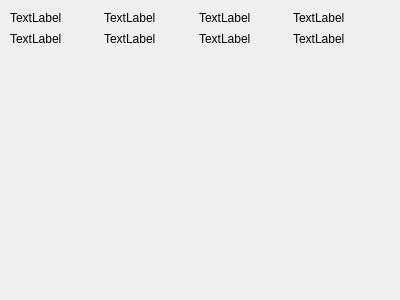
<?xml version="1.0" encoding="UTF-8"?>
<ui version="4.0">
 <class>comp_window</class>
 <widget class="QWidget" name="comp_window">
  <property name="geometry">
   <rect>
    <x>0</x>
    <y>0</y>
    <width>400</width>
    <height>300</height>
   </rect>
  </property>
  <property name="windowTitle">
   <string>Form</string>
  </property>
  <widget class="QWidget" name="">
   <property name="geometry">
    <rect>
     <x>10</x>
     <y>10</y>
     <width>371</width>
     <height>36</height>
    </rect>
   </property>
   <layout class="QGridLayout" name="gridLayout">
    <item row="0" column="0">
     <widget class="QLabel" name="label">
      <property name="text">
       <string>TextLabel</string>
      </property>
     </widget>
    </item>
    <item row="0" column="1">
     <widget class="QLabel" name="label_2">
      <property name="text">
       <string>TextLabel</string>
      </property>
     </widget>
    </item>
    <item row="0" column="2">
     <widget class="QLabel" name="label_3">
      <property name="text">
       <string>TextLabel</string>
      </property>
     </widget>
    </item>
    <item row="0" column="3">
     <widget class="QLabel" name="label_4">
      <property name="text">
       <string>TextLabel</string>
      </property>
     </widget>
    </item>
    <item row="1" column="0">
     <widget class="QLabel" name="label_5">
      <property name="text">
       <string>TextLabel</string>
      </property>
     </widget>
    </item>
    <item row="1" column="1">
     <widget class="QLabel" name="label_6">
      <property name="text">
       <string>TextLabel</string>
      </property>
     </widget>
    </item>
    <item row="1" column="2">
     <widget class="QLabel" name="label_7">
      <property name="text">
       <string>TextLabel</string>
      </property>
     </widget>
    </item>
    <item row="1" column="3">
     <widget class="QLabel" name="label_8">
      <property name="text">
       <string>TextLabel</string>
      </property>
     </widget>
    </item>
   </layout>
  </widget>
 </widget>
 <resources/>
 <connections/>
</ui>
